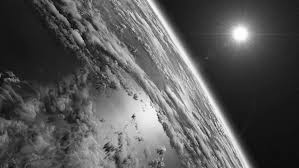
#> input picture pic/images-12.jpg, 299 x 168 px, given in place of images-12.jpeg, which was not available
$ python hugh_1.py
#> lines starting #> are read from the running program, lines starting #| are printed output that depends on the picture; after the words box and inside, x2 and y2 are one past the last pixel; in counts of white or black regions, pixels touching at a corner belong together; pictures that were not available may be replaced by others from this repository, and a replacement may not be noted
import cv2
import numpy as np


def takeRadius(elem):
    return elem[2]

name='/Users/revital/Pictures/sun/images-12.jpeg'
img = cv2.imread(name)
#> img is the input picture: shape (168, 299, 3); min 0, max 255, mean 87.9

#img = cv2.medianBlur(img, 5)
cimg = cv2.cvtColor(img,cv2.COLOR_BGR2GRAY)

#edges = cv2.Canny(gray,20,100,apertureSize = 3)
minLineLength = 100
maxLineGap = 200
#lines = cv2.HoughLinesP(edges,cv2.HOUGH_PROBABILISTIC,np.pi/180,10,minLineLength,maxLineGap)
circles = cv2.HoughCircles(cimg, cv2.HOUGH_GRADIENT, 1, 20,param1 = 70, param2 = 30, minRadius = 10, maxRadius = 30)
#> circles = [[125.5, 41.5, 28.3], [140.5, 56.5, 23.9], [179.5, 89.5, 13.8], [175.5, 109.5, 13.8], [239.5, 36.5, 10.9]]
print(circles[0,:])
#| [[125.5  41.5  28.3]
#|  [140.5  56.5  23.9]
#|  [179.5  89.5  13.8]
#|  [175.5 109.5  13.8]
#|  [239.5  36.5  10.9]]
#circles = np.uint16(np.around(circles))
#print(circles[0,:].sort(key=takeRadius,reverse=True))
for i in circles[0,:]:
        print(i)
       # draw the outer circle
        if(i[2]>10):
                cv2.circle(cimg,(i[0],i[1]),i[2],(0,255,0),2)
        # draw the center of the circle
                cv2.circle(cimg,(i[0],i[1]),2,(0,0,255),3)
#> this loop made 5 passes
#| [125.5  41.5  28.3]
#| [140.5  56.5  23.9]
#| [179.5  89.5  13.8]
#| [175.5 109.5  13.8]
#| [239.5  36.5  10.9]
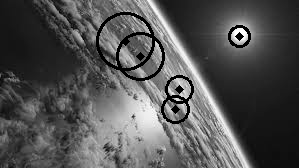
#> cimg: shape (168, 299); min 0, max 255, mean 82.9

#cv2.imshow('detected circles',cimg)
cv2.imwrite("%s_processed_hugh.jpg" % name, cimg)
cv2.waitKey(0)
cv2.destroyAllWindows()

$ run again, with pic/images-7.jpg copied over pic/images-12.jpg
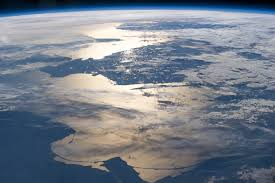
#> input picture pic/images-7.jpg, 275 x 183 px, given in place of images-12.jpeg, which was not available
#> img is the input picture: shape (183, 275, 3); mean B, G, R 137.9, 126.4, 118.5
#> `cimg = cv2.cvtColor(img,cv2.COLOR_BGR2GRAY)`:
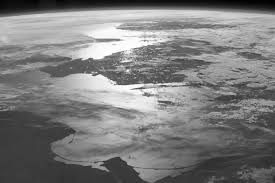
#> cimg: shape (183, 275); min 1, max 255, mean 125.3
#> circles = [[172.5, 77.5, 13.8]]
#| [[172.5  77.5  13.8]]
#> the loop `for i in circles[0,:]:` made 1 pass
#> (printed output is left out)
#> after the loop `for i in circles[0,:]:`:
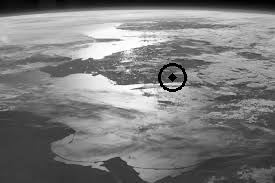
#> cimg: shape (183, 275); 0.54% of pixels changed, all inside (x1, y1, x2, y2) = (158, 63, 187, 92)
